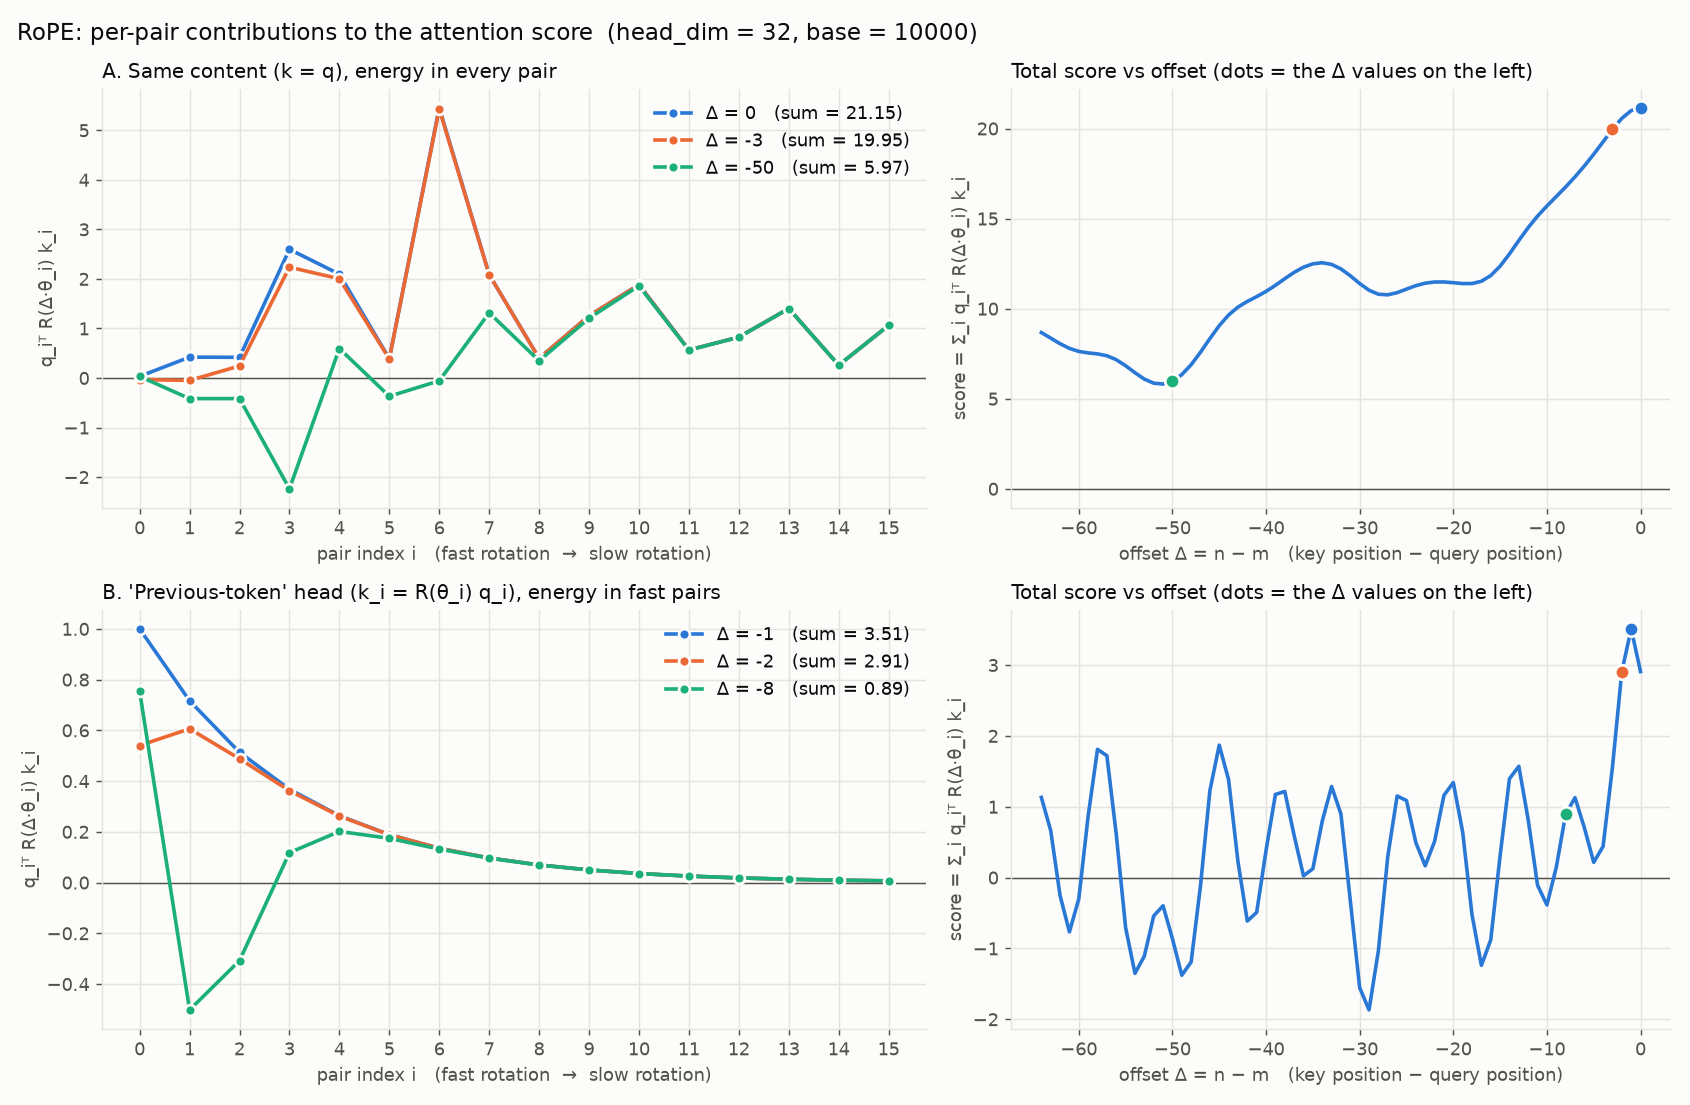

Source code (Python):
"""Personal experiment: RoPE intuition, independent of the graded project.

The RoPE attention score splits into one 2D dot product per channel pair:
    score(delta) = sum_i q_i^T R(delta * theta_i) k_i,   theta_i = base ** (-2i / head_dim),   delta = n - m.
This script plots each term against the pair index i for a few offsets delta, and the total score against delta,
for two hand-built (q, k):
    A. same content (k = q), energy in every pair: fast pairs get scrambled, slow pairs keep matching content;
    B. a "previous-token" head (k_i = R(theta_i) q_i), energy in fast pairs: all pairs align at delta = -1.

For comparison, the same figure is drawn without positional encoding (score = sum_i q_i^T k_i): nothing rotates,
so every delta gives the same terms and the score is flat in delta (it equals the RoPE score at delta = 0).

Things to try: change the deltas in `cases`, the energy profile `amp`, head_dim D or BASE.

Run from the experiments/ folder, with its own venv:
    uv run python rope_intuition/rope_pair_contrib.py
The figures are saved next to this script: rope_pair_contrib.png (RoPE) and rope_pair_contrib_norope.png (no
positional encoding, same axis ranges).
"""
import os
from pathlib import Path

# On this machine (ARM64, WSL), numpy's bundled OpenBLAS auto-detects a CPU kernel that crashes with
# "Illegal instruction" on matrix products. Forcing the generic ARMv8 kernel avoids it. Must be set before
# numpy is imported.
os.environ.setdefault("OPENBLAS_CORETYPE", "ARMV8")

import matplotlib

matplotlib.use("Agg")  # save to file, no window
import matplotlib.pyplot as plt
import numpy as np

D, BASE = 32, 10000.0
P = D // 2
i = np.arange(P)
theta = BASE ** (-2 * i / D)

SURFACE, INK, INK2, GRID = "#fcfcfb", "#0b0b0b", "#52514e", "#e4e3df"
SERIES = ["#2a78d6", "#eb6834", "#1baf7a"]


def rot(a):
    return np.array([[np.cos(a), -np.sin(a)], [np.sin(a), np.cos(a)]])


def contributions(q, k, delta, use_rope=True):
    """q, k: (P, 2). Returns the (P,) array of q_i^T R(delta theta_i) k_i, or of q_i^T k_i without RoPE
    (no rotation: the same as RoPE at delta = 0, for every delta)."""
    angles = delta * theta if use_rope else np.zeros(P)
    return np.array([q[j] @ rot(angles[j]) @ k[j] for j in range(P)])


rng = np.random.default_rng(0)

# A: content match, k = q (random content, equal energy in every pair)
qA = rng.normal(size=(P, 2))
kA = qA.copy()

# B: "previous-token" head: k_i = R(theta_i) q_i so every pair peaks at delta = -1; energy in fast pairs
amp = np.exp(-i / 3.0)
qB = rng.normal(size=(P, 2))
qB = qB / np.linalg.norm(qB, axis=1, keepdims=True) * np.sqrt(amp)[:, None]
kB = np.stack([rot(theta[j]) @ qB[j] for j in range(P)])

cases = [
    ("A. Same content (k = q), energy in every pair", qA, kA, [0, -3, -50]),
    ("B. 'Previous-token' head (k_i = R(θ_i) q_i), energy in fast pairs", qB, kB, [-1, -2, -8]),
]

plt.rcParams.update({"font.size": 10, "axes.edgecolor": GRID, "axes.labelcolor": INK2,
                     "xtick.color": INK2, "ytick.color": INK2, "text.color": INK})
deltas_line = np.arange(-64, 1)


def total_scores(q, k, use_rope):
    return np.array([contributions(q, k, d, use_rope).sum() for d in deltas_line])


def make_figure(use_rope, ylims=None):
    """The 2x2 figure, with or without RoPE. ylims: per-panel y-limits to reuse, so both figures share scales.
    Without RoPE, the right panels also show the RoPE total as a dashed gray reference."""
    fig, axes = plt.subplots(2, 2, figsize=(13, 8.5), facecolor=SURFACE,
                             gridspec_kw={"width_ratios": [1.25, 1]})
    term = "q_iᵀ R(Δ·θ_i) k_i" if use_rope else "q_iᵀ k_i"
    for row, (title, q, k, deltas) in enumerate(cases):
        axL, axR = axes[row]
        for ax in (axL, axR):
            ax.set_facecolor(SURFACE)
            ax.grid(True, color=GRID, lw=0.8)
            ax.set_axisbelow(True)
            for s in ("top", "right"):
                ax.spines[s].set_visible(False)
            ax.axhline(0, color=INK2, lw=0.8)

        # Without RoPE the three curves coincide exactly: shrink the markers so the ones underneath stay visible
        sizes = [6, 6, 6] if use_rope else [11, 7.5, 4]
        for c, d, ms in zip(SERIES, deltas, sizes):
            contrib = contributions(q, k, d, use_rope)
            axL.plot(i, contrib, "-o", color=c, lw=2, ms=ms, mec=SURFACE, mew=1.5,
                     label=f"Δ = {d}   (sum = {contrib.sum():.2f})")
        axL.set_xticks(i)
        axL.set_xlabel("pair index i   (fast rotation  →  slow rotation)" if use_rope else "pair index i")
        axL.set_ylabel(term)
        axL.set_title(title if use_rope else f"{title}\nno rotation: the three Δ curves are identical",
                      loc="left", fontsize=11, color=INK)
        axL.legend(frameon=False, loc="upper right")

        if not use_rope:
            axR.plot(deltas_line, total_scores(q, k, True), "--", color=INK2, lw=1.2, alpha=0.6,
                     label="with RoPE (for comparison)")
        axR.plot(deltas_line, total_scores(q, k, use_rope), color=SERIES[0], lw=2,
                 label="with RoPE" if use_rope else "without RoPE: flat")
        for c, d in zip(SERIES, deltas):
            axR.plot(d, contributions(q, k, d, use_rope).sum(), "o", color=c, ms=8, mec=SURFACE, mew=1.5)
        axR.set_xlabel("offset Δ = n − m   (key position − query position)")
        axR.set_ylabel(f"score = Σ_i {term}")
        axR.set_title("Total score vs offset (dots = the Δ values on the left)", loc="left",
                      fontsize=11, color=INK)
        if not use_rope:
            axR.legend(frameon=False, loc="upper center", bbox_to_anchor=(0.5, -0.13), ncol=2)

        if ylims is not None:
            axL.set_ylim(ylims[row][0])
            axR.set_ylim(ylims[row][1])

    head = "RoPE" if use_rope else "No positional encoding"
    fig.suptitle(f"{head}: per-pair contributions to the attention score  (head_dim = {D}, base = {BASE:g})",
                 x=0.01, ha="left", fontsize=13, color=INK)
    fig.tight_layout()
    return fig, [(axes[r][0].get_ylim(), axes[r][1].get_ylim()) for r in range(2)]


if __name__ == "__main__":  # rope_heatmap.py imports the setup above without drawing these figures
    here = Path(__file__).with_suffix("")
    fig_rope, ylims = make_figure(use_rope=True)
    fig_rope.savefig(f"{here}.png", dpi=130, facecolor=SURFACE)
    fig_none, _ = make_figure(use_rope=False, ylims=ylims)
    fig_none.savefig(f"{here}_norope.png", dpi=130, facecolor=SURFACE)
    print(f"{here}.png\n{here}_norope.png")
